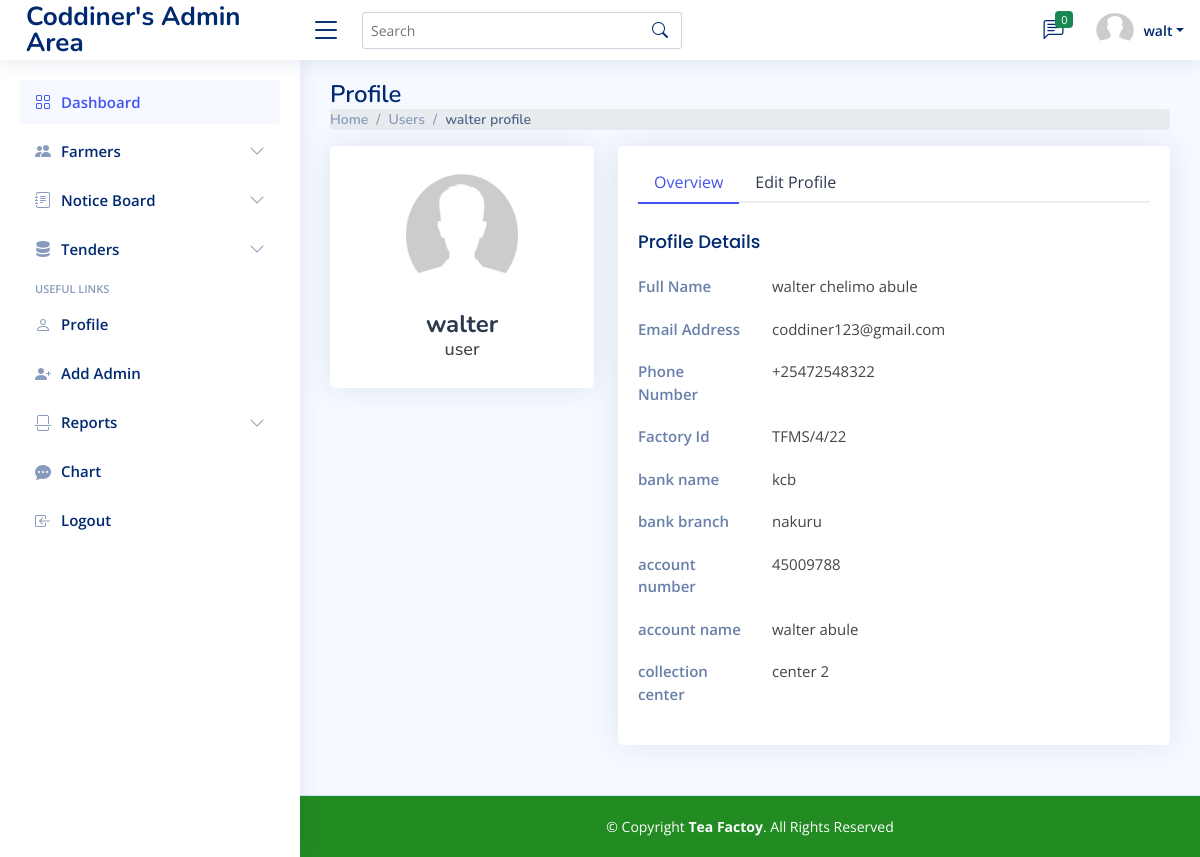
Screenshot of /adminpanel/farmer_profile.php?id=14 (signed in) with the database file from the repository.
### tables this page shows
CREATE TABLE `users` (
  `id` int(11) NOT NULL,
  `fname` varchar(255) NOT NULL,
  `sname` varchar(255) NOT NULL,
  `lname` varchar(255) NOT NULL,
  `pnumber` varchar(255) NOT NULL,
  `usertype` varchar(255) NOT NULL,
  `profile` varchar(255) NOT NULL,
  `password` varchar(1000) NOT NULL,
  `bankname` varchar(255) NOT NULL,
  `bankbranch` varchar(255) NOT NULL,
  `accountnumber` varchar(255) NOT NULL,
  `accountname` varchar(255) NOT NULL,
  `collectioncenter` varchar(255) NOT NULL,
  `email` varchar(255) NOT NULL,
  `factoryid` varchar(255) NOT NULL
);

### adminpanel/farmer_profile.php (the view, shortened to what this page needs)
<?php
include "header.php";
?>
  <main id="main" class="main">
    <div class="pagetitle">
      <h1>Profile</h1>
      <nav>
        <ol class="breadcrumb">
          <li class="breadcrumb-item"><a href="index.html">Home</a></li>
          <li class="breadcrumb-item">Users</li>
          <li class="breadcrumb-item active"><?php echo $fname;?> profile</li>
        </ol>
      </nav>
    </div>
    <section class="section profile">
      <div class="row">
        <div class="col-xl-4">
          <div class="card">
            <div class="card-body profile-card pt-4 d-flex flex-column align-items-center">
              <img src="../uploads/<?php echo $_SESSION['profile']?>" alt="Profile" class="rounded-circle" style="width:150px; height:130px;">
              <h2><?php echo $_SESSION['fname'];?></h2>
              <h3><?php echo $_SESSION['usertype'];?></h3>
            </div>
          </div>
        </div>
        <div class="col-xl-8">
          <div class="card">
            <div class="card-body pt-3">
              <ul class="nav nav-tabs nav-tabs-bordered">
                <li class="nav-item">
                  <button class="nav-link active" data-bs-toggle="tab" data-bs-target="#profile-overview">Overview</button>
                </li>
                <li class="nav-item">
                  <button class="nav-link" data-bs-toggle="tab" data-bs-target="#profile-edit">Edit Profile</button>
                </li>
              </ul>
              <div class="tab-content pt-2">
                <div class="tab-pane fade show active profile-overview" id="profile-overview">
                  <h5 class="card-title">Profile Details</h5>
                  <div class="row">
                    <div class="col-lg-3 col-md-4 label ">Full Name</div>
                    <div class="col-lg-9 col-md-8"><?php echo $_SESSION['fname']." ".$_SESSION['sname']." ".$_SESSION['lname'];?></div>
                  </div>
                  <div class="row">
                    <div class="col-lg-3 col-md-4 label">Email Address</div>
                    <div class="col-lg-9 col-md-8"><?php echo $_SESSION['email'];?></div>
                  </div>
                  <div class="row">
                    <div class="col-lg-3 col-md-4 label">Phone Number</div>
                    <div class="col-lg-9 col-md-8"><?php echo $_SESSION['pnumber'];?></div>
                  </div>
                  <div class="row">
                    <div class="col-lg-3 col-md-4 label">Factory Id</div>
                    <div class="col-lg-9 col-md-8"><?php echo $_SESSION['factoryid'];?></div>
                  </div>
                    <div class="row">
                    <div class="col-lg-3 col-md-4 label">bank name</div>
                    <div class="col-lg-9 col-md-8"><?php echo $_SESSION['bankname'];?></div>
                  </div>
                    <div class="row">
                    <div class="col-lg-3 col-md-4 label">bank branch</div>
                    <div class="col-lg-9 col-md-8"><?php echo $_SESSION['bankbranch'];?></div>
                  </div>
                    <div class="row">
                    <div class="col-lg-3 col-md-4 label">account number</div>
                    <div class="col-lg-9 col-md-8"><?php echo $_SESSION['accountnumber'];?></div>
                  </div>
                    <div class="row">
                    <div class="col-lg-3 col-md-4 label">account name</div>
                    <div class="col-lg-9 col-md-8"><?php echo $_SESSION['accountname'];?></div>
                  </div>
                    <div class="row">
                    <div class="col-lg-3 col-md-4 label">collection center</div>
                    <div class="col-lg-9 col-md-8"><?php echo $_SESSION['collectioncenter'];?></div>
                  </div>
                </div>
              </div>
            </div>
          </div>
        </div>
      </div>
    </section>
  </main>
 <footer id="footer" class="footer" style="background-color: forestgreen;">
    <div class="copyright" style=" color:white;">
      &copy; Copyright <strong><span>Tea Factoy</span></strong>. All Rights Reserved
    </div>
  </footer>
</body>
</html>

### adminpanel/header.php (shortened to what this page needs)
<?php
include '../db.php';
$id=$_GET['id'] ?? $_SESSION['id'];
$sql="SELECT * FROM users WHERE id='$id'";
$results=mysqli_query($conn,$sql);
if($results){
        $data=mysqli_num_rows($results);
        if($data==1){
            while($row=mysqli_fetch_assoc($results)){
                 $fname=$row['fname'];
            }
        }
}
?>
<?php
include '../db.php';
$id=$_SESSION['id'];
$sql="SELECT * FROM users WHERE id='$id'";
$results=mysqli_query($conn,$sql);
if($results){
        $data=mysqli_num_rows($results);
        if($data==1){
            while($row=mysqli_fetch_assoc($results)){
                 $firstname=$row['fname'];
                 $photo=$row['profile'];
            }
        }
}
?>
<!DOCTYPE html>
<html lang="en">
<head>
    <link href="https://cdn.jsdelivr.net/npm/bootstrap@4.5.0/dist/css/bootstrap.min.css" rel="stylesheet">
<link href="https://maxcdn.bootstrapcdn.com/font-awesome/4.7.0/css/font-awesome.min.css" rel="stylesheet" />
  <link href="assets/vendor/bootstrap/css/bootstrap.min.css" rel="stylesheet">
  <link href="assets/vendor/bootstrap-icons/bootstrap-icons.css" rel="stylesheet">
  <link href="assets/vendor/boxicons/css/boxicons.min.css" rel="stylesheet">
  <link href="assets/vendor/quill/quill.snow.css" rel="stylesheet">
  <link href="assets/vendor/quill/quill.bubble.css" rel="stylesheet">
  <link href="assets/vendor/remixicon/remixicon.css" rel="stylesheet">
  <link href="assets/vendor/simple-datatables/style.css" rel="stylesheet">
    <link href="css/bootstrap.min.css" rel="stylesheet">
    <link href="https://cdnjs.cloudflare.com/ajax/libs/font-awesome/4.7.0/css/font-awesome.min.css" rel="stylesheet">
  <link href="assets/css/style.css" rel="stylesheet">
</head>
<body>
  <header id="header" class="header fixed-top d-flex align-items-center">
    <div class="d-flex align-items-center justify-content-between">
      <a href="index.html" class="logo d-flex align-items-center">
        <span class="d-none d-lg-block">Coddiner's Admin Area</span>
      </a>
       <i class="bi bi-list toggle-sidebar-btn"></i>
    </div>
    <div class="search-bar">
      <form class="search-form d-flex align-items-center" method="POST" action="#">
        <input type="text" name="query" placeholder="Search" title="Enter search keyword">
        <button type="submit" title="Search"><i class="bi bi-search"></i></button>
      </form>
    </div>
    <nav class="header-nav ms-auto">
      <ul class="d-flex align-items-center">
        <li class="nav-item dropdown">
          <a class="nav-link nav-icon" href="#" data-bs-toggle="dropdown">
            <i class="bi bi-chat-left-text"></i>
            <span class="badge bg-success badge-number"><?php
              include "../db.php";
                $r="SELECT * FROM messages WHERE RESPONSE!='reply' AND status!='1'";
                $rr=mysqli_query($conn,$r);
                if($rr){
                  $rnum=mysqli_num_rows($rr);
                  if($rnum>0){
                    echo " $rnum";
                  }else{
                    echo "0";
                  }
                }
                ?> </span>
          </a>
        </li>
        <li class="nav-item dropdown pe-3">
          <a class="nav-link nav-profile d-flex align-items-center pe-0" href="#" data-bs-toggle="dropdown">
            <img src="../uploads/<?php echo $photo?>" alt="Profile" class="rounded-circle"style='width:40px; height:50px;'>
            <span class="d-none d-md-block dropdown-toggle ps-2"><?php echo $firstname; ?></span>
          </a>
        </li>
      </ul>
    </nav>
  </header>
  <aside id="sidebar" class="sidebar">
    <ul class="sidebar-nav" id="sidebar-nav">
      <li class="nav-item">
        <a class="nav-link " href="admin.php">
          <i class="bi bi-grid"></i>
          <span>Dashboard</span>
        </a>
      </li>
      <li class="nav-item">
        <a class="nav-link collapsed" data-bs-target="#components-nav" data-bs-toggle="collapse" href="#">
          <i class="bi bi-people-fill"></i><span>Farmers</span><i class="bi bi-chevron-down ms-auto"></i>
        </a>
      </li>
      <li class="nav-item">
        <a class="nav-link collapsed" data-bs-target="#notice-nav" data-bs-toggle="collapse" href="#">
          <i class="bi bi-journal-text"></i><span>Notice Board</span><i class="bi bi-chevron-down ms-auto"></i>
        </a>
      </li>
        <li class="nav-item">
        <a class="nav-link collapsed" data-bs-target="#tenders-nav" data-bs-toggle="collapse" href="#">
          <i class="bi bi-server"></i><span>Tenders</span><i class="bi bi-chevron-down ms-auto"></i>
        </a>
      </li>
      <li class="nav-heading">Useful Links</li>
      <li class="nav-item">
        <a class="nav-link collapsed" href="user_profile.php">
          <i class="bi bi-person"></i>
          <span>Profile</span>
        </a>
      </li>
        <li class="nav-item">
        <a class="nav-link collapsed" href="admin_register.php">
          <i class="bi bi-person-plus-fill"></i>
          <span>Add Admin</span>
        </a>
      </li>
      <li class="nav-item">
        <a class="nav-link collapsed" data-bs-target="#reports-nav" data-bs-toggle="collapse" href="#">
        <i class="bi bi-file-break"></i><span>Reports</span><i class="bi bi-chevron-down ms-auto"></i>
        </a>
      </li>
      <li class="nav-item">
        <a class="nav-link collapsed" href="chart.php">
        <i class="bi bi-chat-dots-fill"></i>
          <span>Chart</span>
        </a>
      </li>
      <li class="nav-item">
        <a class="nav-link collapsed" href="logout.php">
          <i class="bi bi-box-arrow-in-left"></i>
          <span>Logout</span>
        </a>
      </li>
    </ul>
  </aside>

### adminpanel/assets/css/style.css (style rules this page uses)
:root { scroll-behavior: smooth; }
body { font-family: "Open Sans", sans-serif; background: #f6f9ff; color: #444444; }
a { color: #4154f1; text-decoration: none; }
h1, h2, h3, h4, h5, h6 { font-family: "Nunito", sans-serif; }
#main { margin-top: 60px; padding: 20px 30px; transition: all 0.3s; }
.pagetitle { margin-bottom: 10px; }
.pagetitle h1 { font-size: 24px; margin-bottom: 0; font-weight: 600; color: #012970; }
.card { margin-bottom: 30px; border: none; border-radius: 5px; box-shadow: 0px 0 30px rgba(1, 41, 112, 0.1); }
.card-title { padding: 20px 0 15px 0; font-size: 18px; font-weight: 500; color: #012970; font-family: "Poppins", sans-serif; }
.card-body { padding: 0 20px 20px 20px; }
.breadcrumb { font-size: 14px; font-family: "Nunito", sans-serif; color: #899bbd; font-weight: 600; }
.breadcrumb a { color: #899bbd; transition: 0.3s; }
.breadcrumb .breadcrumb-item::before { color: #899bbd; }
.breadcrumb .active { color: #51678f; font-weight: 600; }
.nav-tabs-bordered { border-bottom: 2px solid #ebeef4; }
.nav-tabs-bordered .nav-link { margin-bottom: -2px; border: none; color: #2c384e; }
.nav-tabs-bordered .nav-link.active { background-color: #fff; color: #4154f1; border-bottom: 2px solid #4154f1; }
.logo { line-height: 1; }
@media (min-width: 1200px) { .logo { width: 280px; } }
.logo span { font-size: 26px; font-weight: 700; color: #012970; font-family: "Nunito", sans-serif; }
.header { transition: all 0.5s; z-index: 997; height: 60px; box-shadow: 0px 2px 20px rgba(1, 41, 112, 0.1); background-color: #fff; padding-left: 20px; }
.header .toggle-sidebar-btn { font-size: 32px; padding-left: 10px; cursor: pointer; color: #012970; }
.header .search-bar { min-width: 360px; padding: 0 20px; }
.header .search-form { width: 100%; }
.header .search-form input { border: 0; font-size: 14px; color: #012970; border: 1px solid rgba(1, 41, 112, 0.2); padding: 7px 38px 7px 8px; border-radius: 3px; transition: 0.3s; width: 100%; }
.header .search-form button { border: 0; padding: 0; margin-left: -30px; background: none; }
.header .search-form button i { color: #012970; }
.header-nav ul { list-style: none; }
.header-nav > ul { margin: 0; padding: 0; }
.header-nav .nav-icon { font-size: 20px; color: #012970; }
.header-nav .nav-profile { color: #012970; }
.header-nav .nav-profile img { max-height: 36px; }
.header-nav .nav-profile span { font-size: 14px; font-weight: 600; }
.header-nav .badge-number { position: absolute; inset: 4px 6px auto auto; font-weight: normal; font-size: 11px; padding: 3px 6px; }
.sidebar { position: fixed; top: 60px; left: 0; bottom: 0; width: 300px; z-index: 996; transition: all 0.3s; padding: 20px; overflow-y: auto; scrollbar-width: thin; scrollbar-color: #aab7cf transparent; box-shadow: 0px 0px 20px rgba(1, 41, 112, 0.1); background-color: #fff; }
@media (min-width: 1200px) { #main, #footer { margin-left: 300px; } }
.sidebar-nav { padding: 0; margin: 0; list-style: none; }
.sidebar-nav li { padding: 0; margin: 0; list-style: none; }
.sidebar-nav .nav-item { margin-bottom: 5px; }
.sidebar-nav .nav-heading { font-size: 11px; text-transform: uppercase; color: #899bbd; font-weight: 600; margin: 10px 0 5px 15px; }
.sidebar-nav .nav-link { display: flex; align-items: center; font-size: 15px; font-weight: 600; color: #4154f1; transition: 0.3; background: #f6f9ff; padding: 10px 15px; border-radius: 4px; }
.sidebar-nav .nav-link i { font-size: 16px; margin-right: 10px; color: #4154f1; }
.sidebar-nav .nav-link.collapsed { color: #012970; background: #fff; }
.sidebar-nav .nav-link.collapsed i { color: #899bbd; }
.sidebar-nav .nav-link .bi-chevron-down { margin-right: 0; transition: transform 0.2s ease-in-out; }
.profile .profile-card img { max-width: 120px; }
.profile .profile-card h2 { font-size: 24px; font-weight: 700; color: #2c384e; margin: 10px 0 0 0; }
.profile .profile-card h3 { font-size: 18px; }
.profile .profile-overview .row { margin-bottom: 20px; font-size: 15px; }
.profile .profile-overview .card-title { color: #012970; }
.profile .profile-overview .label { font-weight: 600; color: rgba(1, 41, 112, 0.6); }
.footer { padding: 20px 0; font-size: 14px; transition: all 0.3s; border-top: 1px solid #cddfff; }
.footer .copyright { text-align: center; color: #012970; }

### rows the page displays
users: profile (placeholder picture), fname "walt"
users: fname "walter"

### other values shown
$_SESSION['fname'] "walter"
$_SESSION['usertype'] "user"
$_SESSION['sname'] "chelimo"
$_SESSION['lname'] "abule"
$_SESSION['email'] "coddiner123@gmail.com"
$_SESSION['pnumber'] "+25472548322"
$_SESSION['factoryid'] "TFMS/4/22"
$_SESSION['bankname'] "kcb"
$_SESSION['bankbranch'] "nakuru"
$_SESSION['accountnumber'] "45009788"
$_SESSION['accountname'] "walter abule"
$_SESSION['collectioncenter'] "center 2"
